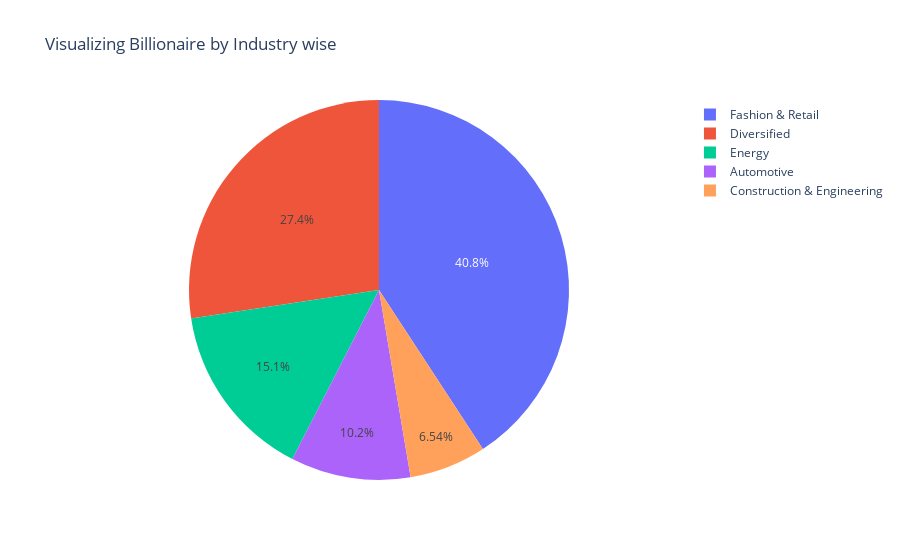

This figure's notebook cell:
### Markdown cell above
Visualizing by Industry wise

### Code cell
px.pie(dfx,values='counts',names='Industry', title="Visualizing Billionaire by Industry wise")

### Figure 1 — Plotly figure (JSON) as saved in the notebook; plotly's stock layout.template omitted (floating-point values rounded to 4 significant figures)
{"data": [{"domain": {"x": [0, 1], "y": [0, 1]}, "hovertemplate": "Industry=%{label}<br>counts=%{value}<extra></extra>", "labels": ["Fashion & Retail", "Diversified", "Energy", "Automotive", "Construction & Engineering"], "legendgroup": "", "name": "", "showlegend": true, "type": "pie", "values": [268, 180, 99, 67, 43]}], "layout": {"legend": {"tracegroupgap": 0}, "title": {"text": "Visualizing Billionaire by Industry wise"}}}
